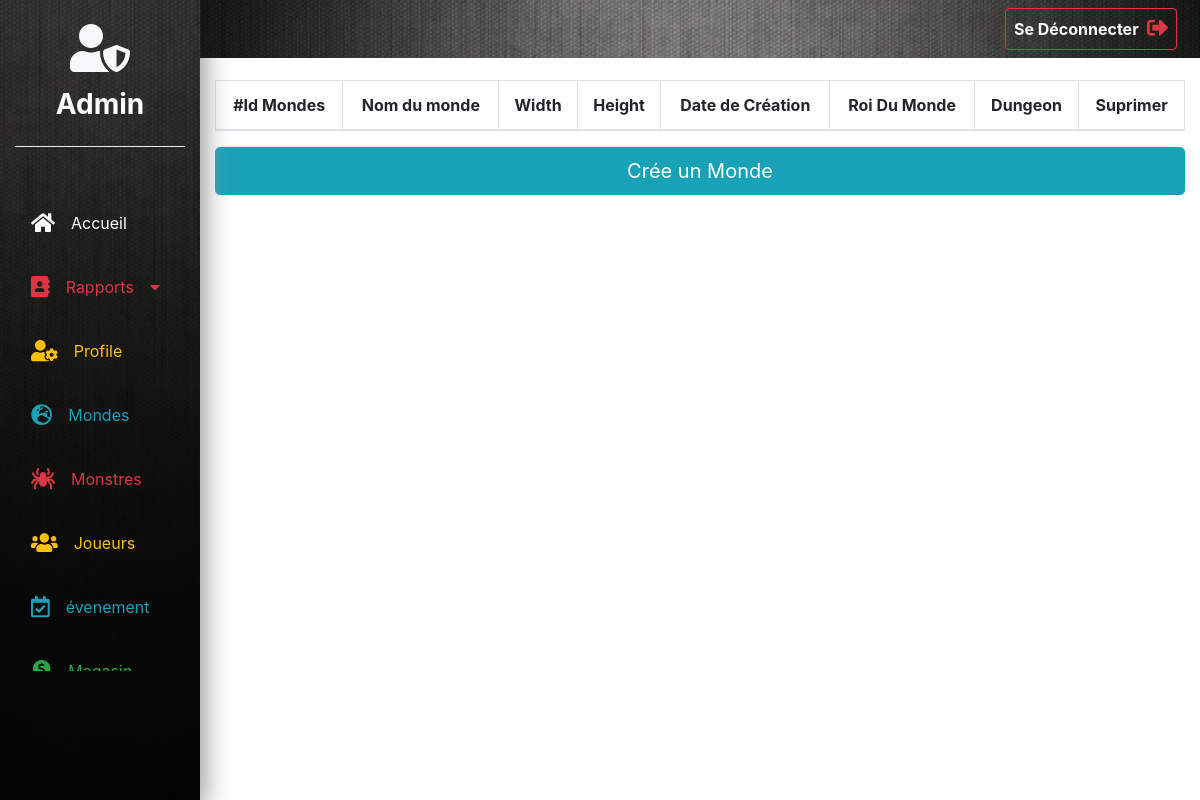
Page /admin/mondes.php on the earlier database version.
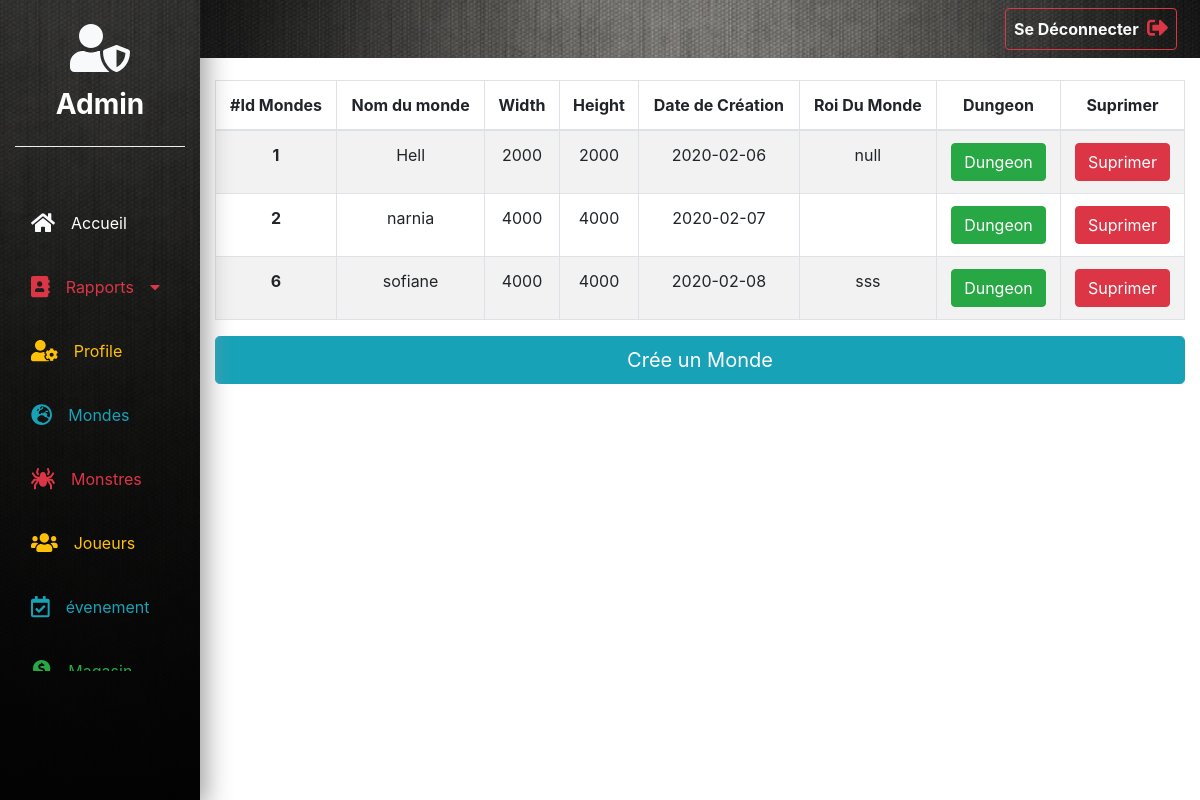
Same page on the later database version.
### tables this page shows
CREATE TABLE IF NOT EXISTS `monde` (
  `ID_Mond` int(30) NOT NULL AUTO_INCREMENT,
  `Nom_Mond` varchar(20) NOT NULL,
  `Width` int(10) NOT NULL,
  `Height` int(10) NOT NULL,
  `date_de_creation` date DEFAULT NULL,
  `Roi_Mond` varchar(15) DEFAULT NULL,
  `ID_Dev` int(2) DEFAULT NULL,
  PRIMARY KEY (`ID_Mond`),
  KEY `ID_Dev` (`ID_Dev`)
);

### php/class_monde.php (called while the page is built, shortened)
<?php include "databaseobject.class.php" ?>
<?php
  class Monde extends DatabaseObject {
    static  public function count_all_mondes(){
        $sql = "SELECT COUNT(*) as total FROM monde " ;
        $result = self::$database->query($sql);
        $row = $result->fetch_array();
        return array_shift($row);
      }
  }
 ?>

### php/pagination.class.php (called while the page is built, shortened)
<?php
class Pagination {
  public $current_page;
  public $per_page;
  public function __construct($page=1, $per_page=20, $total_count=0) {
    $this->current_page = (int) $page;
    $this->per_page = (int) $per_page;
  }
  public function offset() {
    return $this->per_page * ($this->current_page - 1);
  }
}
?>

### php/databaseobject.class.php (called while the page is built, shortened)
<?php
class DatabaseObject {
  static protected $database='ancient_time_db';
  static public function set_database($database) {
    self::$database = $database;
  }
  static public function query($sql){
    $result = self::$database->query($sql);
    return $result;
  }
}
?>

### php/function.php (called while the page is built, shortened)
<?php
function h($string="") {
  return htmlspecialchars($string);
}

### admin/mondes.php (the view, shortened to what this page needs)
<?php include "../php/class_monde.php" ?>
<?php include "../php/pagination.class.php" ?>
<?php include "../php/function.php" ?>
<?php
  $current_page = $_GET['page'] ?? 1;
  $per_page = 5;
  $total_count = Monde::count_all_mondes();
  $pagination = new Pagination($current_page, $per_page, $total_count);
  $sql = "SELECT * FROM monde";
  $sql .= " LIMIT {$per_page} ";
  $sql .= "OFFSET {$pagination->offset()}";
  $mondes = Monde::query($sql);
 ?>
<!DOCTYPE html>
<html lang="en" dir="ltr">
  <head>
    <link rel="stylesheet" href="../css/style_admin.css">
    <link rel="stylesheet" href="../bootstrap/css/bootstrap.min.css">
  </head>
  <body>
    <?php
    include'../html/admin/navbar.php'
      ?>
      <section>
        <div class="container-fluid ">
          <div class="row">
            <div class="col-xl-10 col-lg-9 col-md-8 ml-auto">
              <div class="row pt-md-5 mt-md-3 mb-5">
                <div class="col">
                  <table class="table table-striped table-bordered text-center table-responsive-md">
                    <thead>
                      <tr>
                        <th scope="col">#Id Mondes</th>
                        <th scope="col">Nom du monde</th>
                        <th scope="col">Width</th>
                        <th scope="col">Height</th>
                        <th scope="col">Date de Création</th>
                        <th scope="col">Roi Du Monde</th>
                        <th scope="col">Dungeon</th>
                        <th scope="col" class="text-center">Suprimer</th>
                      </tr>
                    </thead>
                    <tbody>
                      <?php
                      $cpt=0;
                      ?>
                      <?php   while(($row = $mondes->fetch_assoc()) && ($cpt < $per_page))
                      { $cpt += 1;  ?>
                      <tr>
                        <th scope="row"><?php echo h($row['ID_Mond']); ?></th>
                        <td><?php echo h($row['Nom_Mond']); ?></td>
                        <td><?php echo h($row['Width']); ?></td>
                        <td><?php echo h($row['Height']); ?></td>
                        <td><?php echo h($row['date_de_creation']);
                         ?></td>
                         <td><?php echo h($row['Roi_Mond']); ?></td>
                         <td class="text-center  text-light"><a href="dungeon.php?ID_Mond=<?php echo ($row['ID_Mond']);?>" name="button" class="btn btn-success" >Dungeon</a>
                         <td class="text-center  text-light"><a href="monde/suprimermonde.php?ID_Mond=<?php echo ($row['ID_Mond']);?>" name="button" class="btn btn-danger" >Suprimer</a>
                      </tr>
                      <?php }?>
                    </tbody>
                 </table>
               </div>
                 <div class="col-md-12">
                     <a  class="btn btn-info btn-lg col mb-3" href="ajouterMonde.php">Crée un Monde</a>
                 </div>
            </div>
          </div>
        </div>
      </section>
  </body>
</html>

Differences in the rows shown:
added monde: ID_Mond "1", Nom_Mond "Hell", Width "2000", Height "2000", date_de_creation "2020-02-06", Roi_Mond "null"
added monde: ID_Mond "2", Nom_Mond "narnia", Width "4000", Height "4000", date_de_creation "2020-02-07"
added monde: ID_Mond "6", Nom_Mond "sofiane", Width "4000", Height "4000", date_de_creation "2020-02-08", Roi_Mond "sss"
